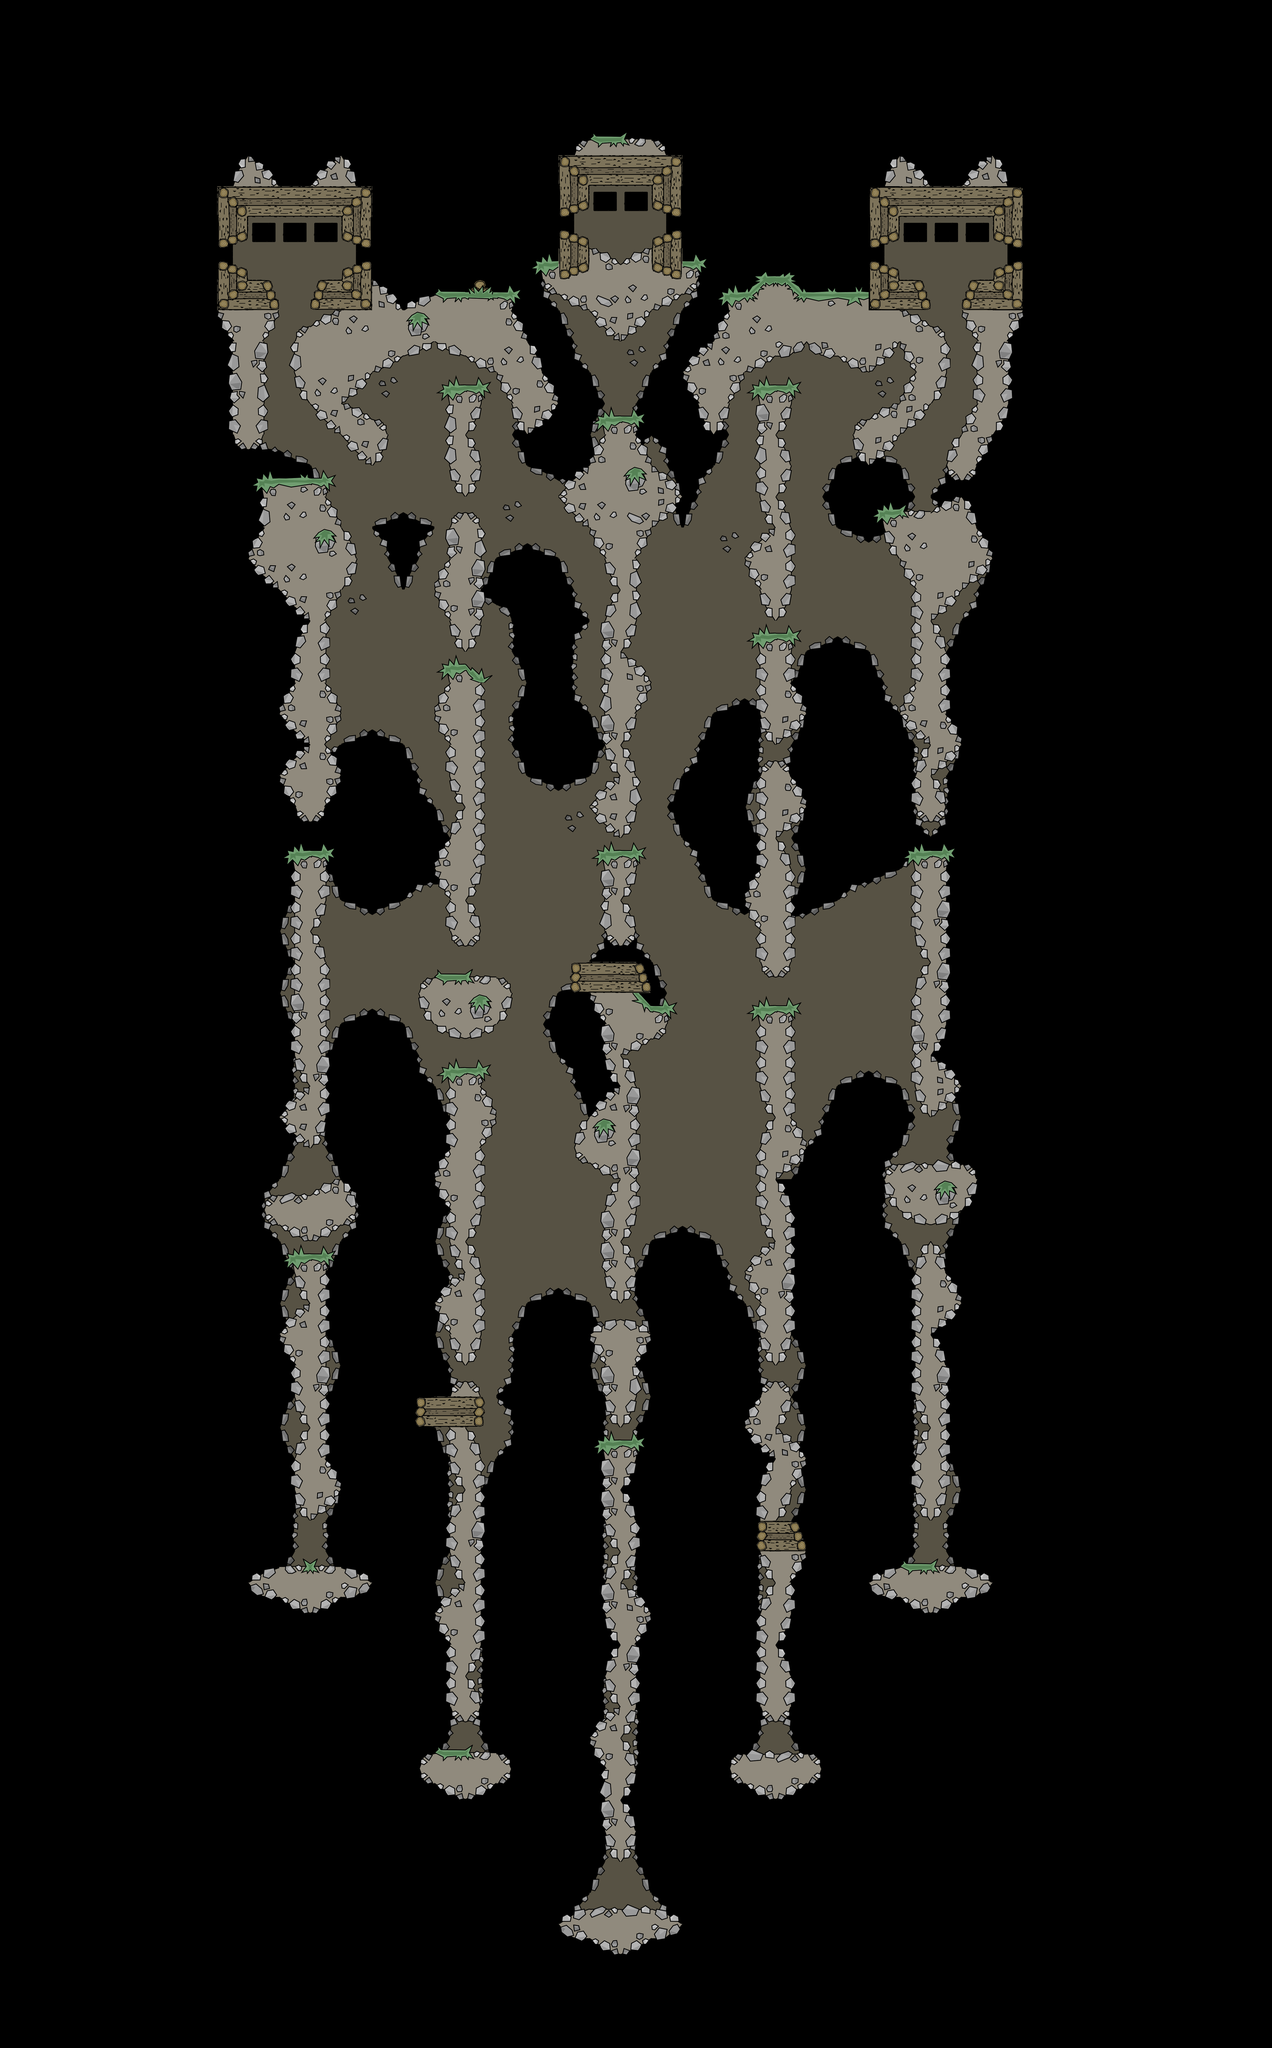

This game map was drawn from its Tiled (.tmx) file and the tilesets committed beside it. A one-line description and the trimmed map source follow:
An orthogonal 41x66 tile map with 128x128 px tiles, 2 tile layers (tilebg, tile) and 48 objects (3x ctf_sp_2, 3x ctf_sp_1, 2x sp_p_05, wp_p_00, wp_p_02, ...).

<map version="1.0" tiledversion="1.1.5" orientation="orthogonal" renderorder="right-down" width="41" height="66" tilewidth="128" tileheight="128" infinite="0" nextobjectid="49">
 <tileset firstgid="1" source="t64_new.tsx" />
 <layer name="tilebg" width="41" height="66">
  <data>[2706 cells, 666 non-empty, 26 distinct tile ids]</data>
 </layer>
 <layer name="tile" width="41" height="66">
  <data>[2706 cells, 624 non-empty, 65 distinct tile ids]</data>
 </layer>
 <objectgroup name="objects">
  <object id="1" name="wp_p_00" x="609" y="321">
   <properties>
    <property name="weapon" value="machete,riot" />
   </properties>
  </object>
  <object id="2" name="wp_p_02" x="1901" y="960">
   <properties>
    <property name="weapon" value="magnum,uzi" />
   </properties>
  </object>
  <object id="3" name="wp_p_03" x="1279" y="3916">
   <properties>
    <property name="weapon" value="smaw,sawgun,m93ba" />
   </properties>
  </object>
  <object id="4" name="wp_p_05" x="1282" y="240">
   <properties>
    <property name="weapon" value="shotgun,flame" />
   </properties>
  </object>
  <object id="5" name="wp_p_07" x="1280" y="803">
   <properties>
    <property name="weapon" value="mp5,tavor,m16" />
   </properties>
  </object>
  <object id="6" name="sp_p_00" x="1284" y="468" />
  <object id="7" name="sp_p_01" x="1481" y="1039" />
  <object id="8" name="sp_p_02" x="1436" y="2241" />
  <object id="9" name="sp_p_11" x="1755" y="1610" />
  <object id="10" name="sp_p_04" x="1076" y="1037" />
  <object id="11" name="sp_p_05" x="816" y="1632" />
  <object id="12" name="sp_p_05" x="1126" y="2237" />
  <object id="13" name="sp_p_06" x="738" y="2937" />
  <object id="14" name="wp_p_12" x="639" y="1724">
   <properties>
    <property name="weapon" value="ak47,tavor" />
   </properties>
  </object>
  <object id="15" name="wp_p_20" x="1598" y="777">
   <properties>
    <property name="weapon" value="fragnade,gasnade,proxynade" />
   </properties>
  </object>
  <object id="16" name="wp_p_21" x="1919" y="3184">
   <properties>
    <property name="weapon" value="boosttank" />
   </properties>
  </object>
  <object id="17" name="sp_p_10" x="1279" y="3886" />
  <object id="18" name="sp_p_12" x="610" y="540" />
  <object id="19" name="sp_p_13" x="1952" y="543" />
  <object id="20" name="wp_p_11" x="974" y="3586">
   <properties>
    <property name="weapon" value="shotgun,mp5" />
   </properties>
  </object>
  <object id="21" name="wp_p_14" x="1279" y="2958">
   <properties>
    <property name="weapon" value="emp,flame" />
   </properties>
  </object>
  <object id="22" name="wp_p_15" x="1921" y="1725">
   <properties>
    <property name="weapon" value="ak47,tavor" />
   </properties>
  </object>
  <object id="23" name="wp_p_16" x="1576" y="3588">
   <properties>
    <property name="weapon" value="shotgun,mp5" />
   </properties>
  </object>
  <object id="24" name="wp_p_17" x="598" y="922">
   <properties>
    <property name="weapon" value="magnum,uzi" />
   </properties>
  </object>
  <object id="25" name="wp_p_18" x="957" y="773">
   <properties>
    <property name="weapon" value="fragnade,gasnade,proxynade" />
   </properties>
  </object>
  <object id="26" name="wp_p_24" x="1277" y="1968">
   <properties>
    <property name="weapon" value="flame,emp" />
   </properties>
  </object>
  <object id="27" name="sp_p_26" x="1825" y="2942" />
  <object id="28" name="wp_p_27" x="641" y="3187">
   <properties>
    <property name="weapon" value="boosttank" />
   </properties>
  </object>
  <object id="29" name="wp_p_30" x="1950" y="321">
   <properties>
    <property name="weapon" value="machete,riot" />
   </properties>
  </object>
  <object id="30" name="wp_p_32" x="1280" y="1741">
   <properties>
    <property name="weapon" value="fragnade,gasnade,proxynade" />
   </properties>
  </object>
  <object id="31" name="wp_p_36" x="619" y="2424">
   <properties>
    <property name="weapon" value="healthpack" />
   </properties>
  </object>
  <object id="32" name="wp_p_35" x="1937" y="2358">
   <properties>
    <property name="weapon" value="healthpack" />
   </properties>
  </object>
  <object id="33" name="wp_p_50" x="937" y="3585">
   <properties>
    <property name="weapon" value="boosttank" />
   </properties>
  </object>
  <object id="34" name="wp_p_51" x="1621" y="3587">
   <properties>
    <property name="weapon" value="boosttank" />
   </properties>
  </object>
  <object id="35" name="wp_p_52" x="1319" y="3905">
   <properties>
    <property name="weapon" value="boosttank" />
   </properties>
  </object>
  <object id="36" name="wp_p_53" x="1241" y="3905">
   <properties>
    <property name="weapon" value="boosttank" />
   </properties>
  </object>
  <object id="37" name="fp_b_2" x="1856" y="1055">
   <properties>
    <property name="sprite" value="flagStationOrange" />
   </properties>
  </object>
  <object id="38" name="fp_b_1" x="637" y="984">
   <properties>
    <property name="sprite" value="flagStationBlue" />
   </properties>
  </object>
  <object id="39" name="fp_1" x="637" y="949" />
  <object id="40" name="fp_2" x="1856" y="1019" />
  <object id="41" name="ctf_sp_2" x="1951" y="37" />
  <object id="42" name="ctf_sp_1" x="607" y="31" />
  <object id="43" name="ctf_sp_2" x="2176" y="640" />
  <object id="44" name="ctf_sp_1" x="383" y="640" />
  <object id="45" name="ctf_sp_2" x="1765" y="2304" />
  <object id="46" name="ctf_sp_1" x="797" y="2304" />
  <object id="47" name="ctf_wp_1" x="905" y="566">
   <properties>
    <property name="weapon" value="flame" />
   </properties>
  </object>
  <object id="48" name="ctf_wp_2" x="1660" y="562">
   <properties>
    <property name="weapon" value="flame" />
   </properties>
  </object>
 </objectgroup>
</map>
